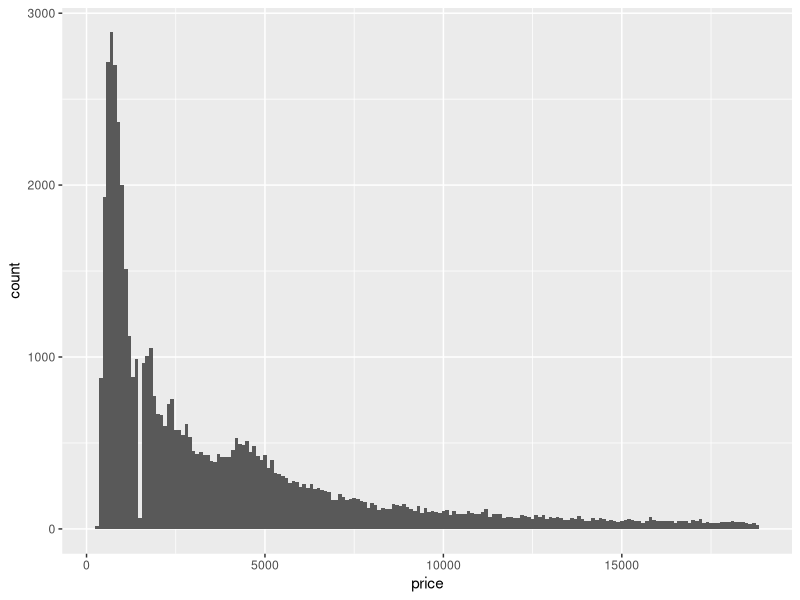
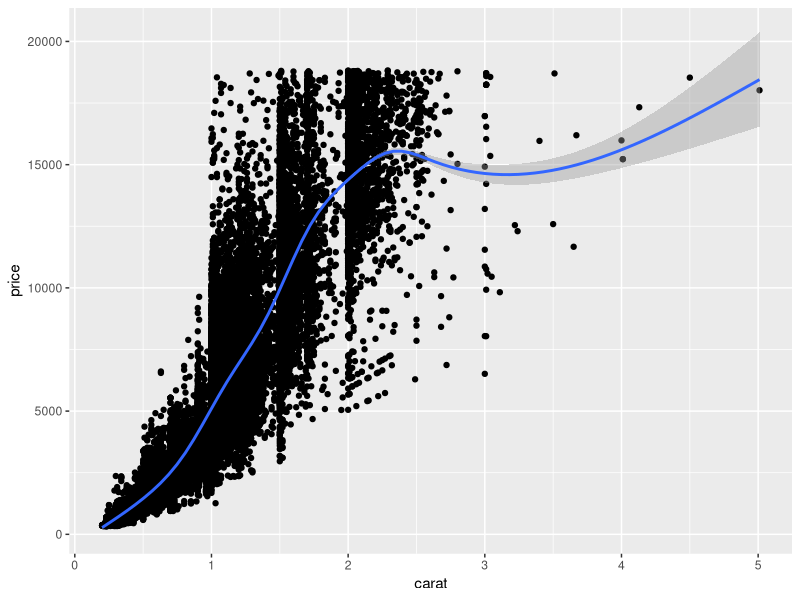
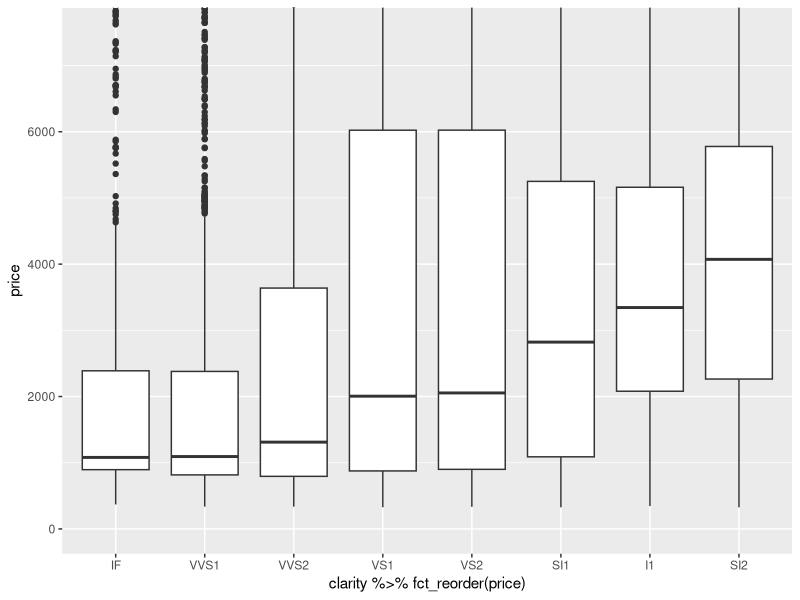
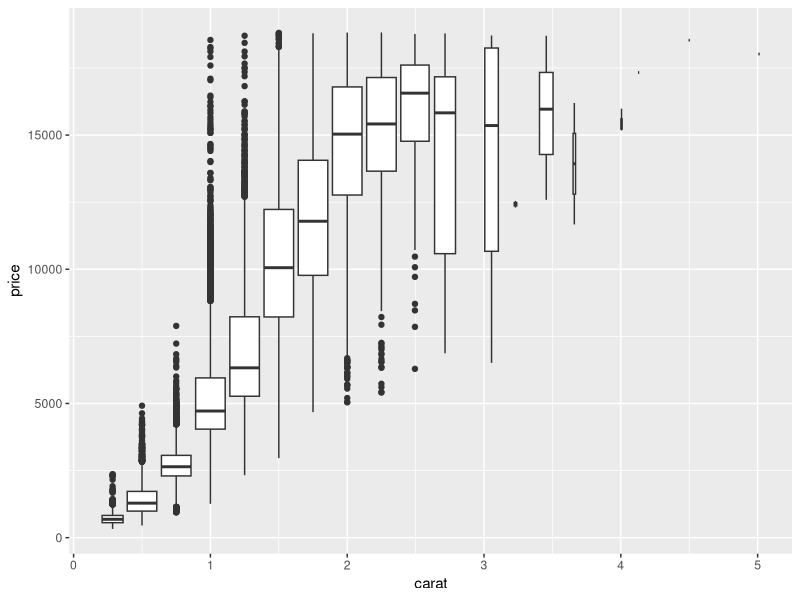
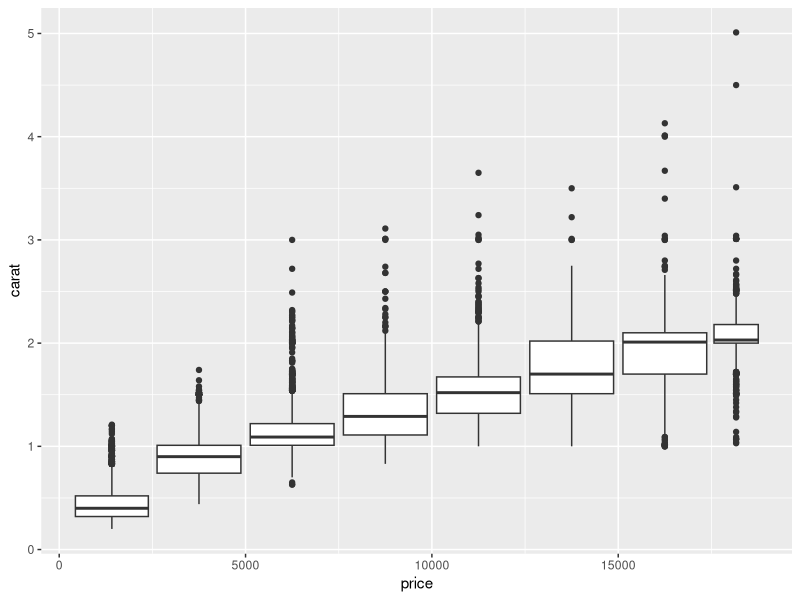
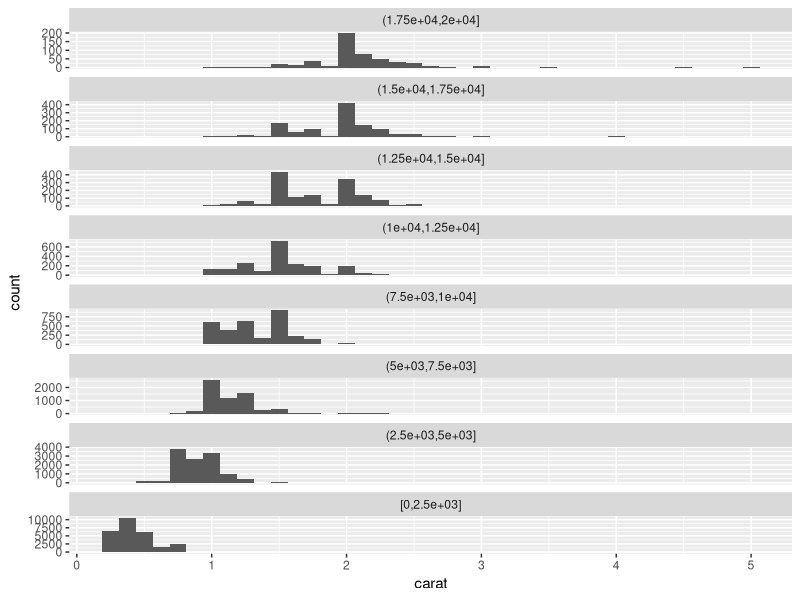

These figures' R source, in order:
# Exploratory Data Analysis
library(tidyverse)

# Question 1
ggplot(data = diamonds) + 
  geom_histogram(mapping = aes(x = price), binwidth = 100)

# Question 2
ggplot(diamonds, aes(x = carat, y = price)) +
  geom_point() + 
  geom_smooth()

ggplot(diamonds, aes(x = clarity %>% fct_reorder(price), y = price)) +
  geom_boxplot() + 
  coord_cartesian(ylim = c(0, 7500))

diamonds %>%
  ggplot(mapping = aes(x = carat, y = price)) +
  geom_boxplot(mapping = aes(group = cut_width(carat, .25)))

# Question 3
diamonds %>%
  ggplot(mapping = aes(x = price, y = carat)) +
  geom_boxplot(
    mapping = aes(group = price %>% cut_width(width = 2500, center = 1250))
  )

diamonds %>%
  mutate(
    price_binned = price %>% 
      cut_width(width = 2500, center = 1250) %>% 
      fct_relevel(rev)
  ) %>% 
  ggplot(mapping = aes(x = carat)) +
  geom_histogram(binwidth = .125 , center = 0, show.legend = FALSE) +
  facet_wrap(~price_binned, scales = "free_y", ncol = 1)
